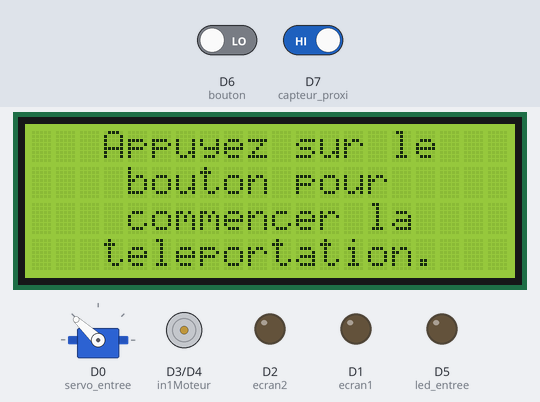
The program below on a simulated ESP8266 (NodeMCU). On the bench: 20×4 character LCD, servo, motor-driver pin pairs drawn as motors (green arrow = first pin HIGH = forward, orange = second pin HIGH = backward, longer = more drive, scaled by the enable pin), output pins drawn as LEDs (lit = HIGH). Wiring (inferred from the names in the program): servo: signal D0. The inputs (shaded band) are chosen by the test bench; at power-on: D7 (capteur_proxi) HIGH, D6 (bouton) LOW. Servo pulses on a pin are drawn as a servo (544–2400 µs = 0–180°); pins used as bus, display or sensor lines are not drawn; what the program prints to the serial monitor is not drawn.

Above: at 1.3 s.
1.4 s: D7 (capteur_proxi) driven LOW
At 2.1 s:
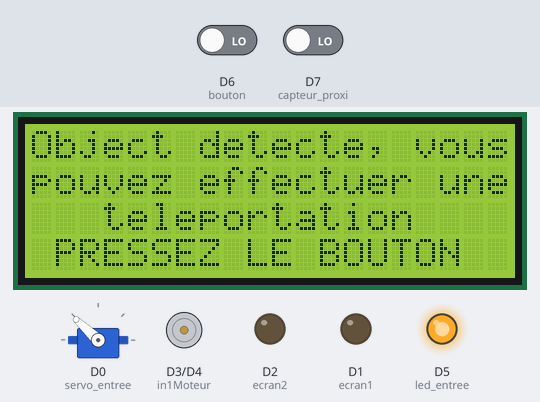
2.9 s: D6 (bouton) driven HIGH
At 4.0 s:
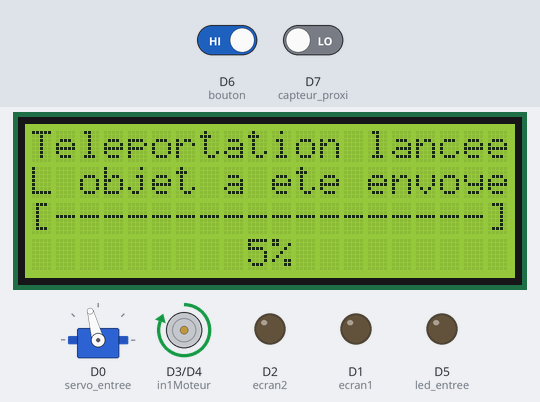
4.5 s: D6 (bouton) driven LOW
At 5.8 s:
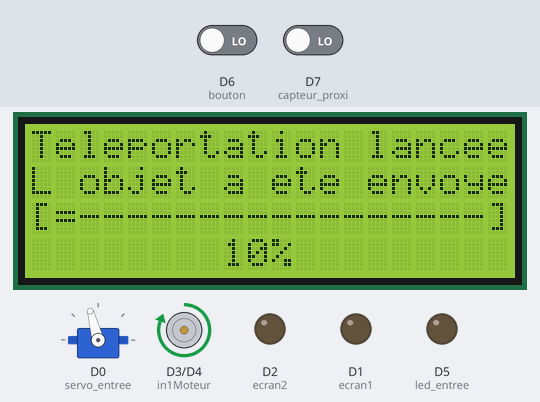
Timing chart, 0 to 8.9 s (numbered marks = the images above; inputs shaded):
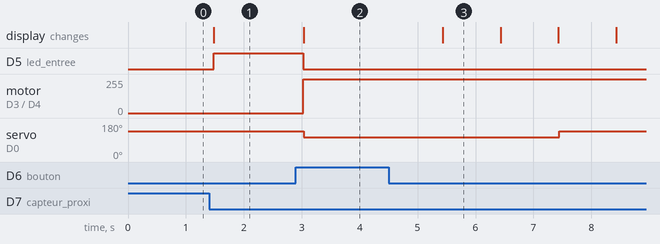

Measured:
- after the input at 1.4 s, D5 (led_entree): LOW → HIGH after 0.08 s; the display: changes after 0.08 s (image 1)
- after the input at 2.9 s, D5 (led_entree): HIGH → LOW after 0.13 s; motor on D3 (in1Moteur) / D4 (in2Moteur): stopped → forward 255/255 after 0.13 s; servo on D0 (servo_entree): 137° → 105° after 0.13 s; the display: changes after 0.13 s (image 2)
- after the input at 4.5 s, servo on D0 (servo_entree): 105° → 137° after 2.9 s; the display: changes after 0.93 s (image 3)
- what the display in image 3 shows lasts 1.0 s, from 5.4 s to 6.4 s

The program:

main.cpp
```cpp
#include <Arduino.h>
#include <chrono>
#include <Wire.h>
#include <LiquidCrystal_I2C.h>
#include <string>

bool objet_posee = false;
bool teleportation = false;

ulong debut_teleportation = 0;

void Setangle(int servo, int angle);

//region initialisation des constantes
/// BROCHE ///
constexpr int ecran1 = D1;
constexpr int ecran2 = D2;

constexpr int bouton = D6;

constexpr int servo_entree = D0;

constexpr int capteur_proxi = D7;

constexpr int led_entree = D5;

constexpr int enaMoteur = D8;
constexpr int in1Moteur = D3;
constexpr int in2Moteur = D4;

/// ECRAN ///
constexpr int largeur_ecran = 20;
constexpr int hauteur_ecran = 4;

/// POSITION SERVO ///
constexpr int position_haute_plateforme = 137;
constexpr int position_basse_plateforme = 105;

constexpr int temps_pourcentage = 1000;


//endregion

LiquidCrystal_I2C lcd(0x27, largeur_ecran, hauteur_ecran);  // Initialisation de l'écran

void setup() {
    Serial.begin(115200);
    //region Setup Pin
    pinMode(ecran1, OUTPUT);
    pinMode(ecran2, OUTPUT);

    pinMode(bouton, INPUT);

    pinMode(servo_entree, OUTPUT);

    pinMode(capteur_proxi, INPUT);

    pinMode(led_entree, OUTPUT);

    pinMode(enaMoteur, OUTPUT);
    pinMode(in1Moteur, OUTPUT);
    pinMode(in2Moteur, OUTPUT);
    //endregion

    //region Setup Ecran 20*4
    /// Parametrage de l'écran///
    Wire.begin(ecran1, ecran2);
    lcd.begin(largeur_ecran, hauteur_ecran);
    lcd.backlight();

    /// Affichage du message d'accueil du teleporteur ///
    lcd.setCursor(0, 0);
    lcd.print("   Appuyez sur le   ");
    lcd.setCursor(0, 1);
    lcd.print("    bouton pour     ");
    lcd.setCursor(0, 2);
    lcd.print("    commencer la    ");
    lcd.setCursor(0, 3);
    lcd.print("   teleportation.   ");
    //endregion
}

void loop() {
    Serial.println(digitalRead(bouton));
    if (objet_posee) {
        if (digitalRead(bouton) == HIGH) {
            teleportation = true;
            debut_teleportation = millis();
            lcd.setCursor(0, 0);
            lcd.print("Teleportation lancee");
            lcd.setCursor(0, 1);
            lcd.print("L objet a ete envoye");
            lcd.setCursor(0, 2);
            lcd.print("[------------------]");
            lcd.setCursor(0, 3);
            lcd.print("         5%         ");
        }


        if (teleportation) {
            analogWrite(enaMoteur, 255);
            digitalWrite(in1Moteur, HIGH);
            digitalWrite(in2Moteur, LOW);

            digitalWrite(led_entree, LOW);
            if (millis() < debut_teleportation + 3000) {
                Setangle(servo_entree, position_basse_plateforme);
            }
            else {
                Setangle(servo_entree, position_haute_plateforme);
            }

            uint pourcentage = (millis() - debut_teleportation)/temps_pourcentage;
            if (pourcentage > 0 and pourcentage < 19) {
                lcd.setCursor(pourcentage, 2);
                lcd.print("=");
            }

            if(pourcentage > 0 and pourcentage < 20){
                lcd.setCursor(8-pourcentage/19, 3);
                lcd.print(pourcentage*5+5);
            }

            if(pourcentage == 19){
                lcd.setCursor(0, 0);
                lcd.print("Objet arrive"); // texte a revoir
                lcd.setCursor(0, 1);
                lcd.print("Recuperez votre objet"); // same
            }

        }

        else {
            Setangle(servo_entree, position_haute_plateforme);
            lcd.setCursor(0, 0);
            lcd.print("Object detecte, vous");
            lcd.setCursor(0, 1);
            lcd.print("pouvez effectuer une");
            lcd.setCursor(0, 2);
            lcd.print("   teleportation    ");
            lcd.setCursor(0, 3);
            lcd.print(" PRESSEZ LE BOUTON  ");

            digitalWrite(led_entree, HIGH);
        }
    }

    else {
        Setangle(servo_entree, position_haute_plateforme);
        if (digitalRead(bouton) == HIGH) {
            lcd.setCursor(0, 0);
            lcd.print("Veuillez poser un ");
            lcd.setCursor(0, 1);
            lcd.print("object sur le socle");
            lcd.setCursor(0, 2);
            lcd.print("avant d effectuer ");
            lcd.setCursor(0, 3);
            lcd.print("une teleportation. ");
        }

        if (digitalRead(capteur_proxi) == LOW) {
            objet_posee = true;
        }
    }
}


void Setangle(int servo, int angle)
{
    static unsigned long tmpservo = 0;
    ulong now = millis();
    if (now - tmpservo > 20)
    {
        digitalWrite(servo, HIGH);
        delayMicroseconds(map(angle,0,180,500,2500));
        digitalWrite(servo, LOW);
        tmpservo = now;
    }

}
```
